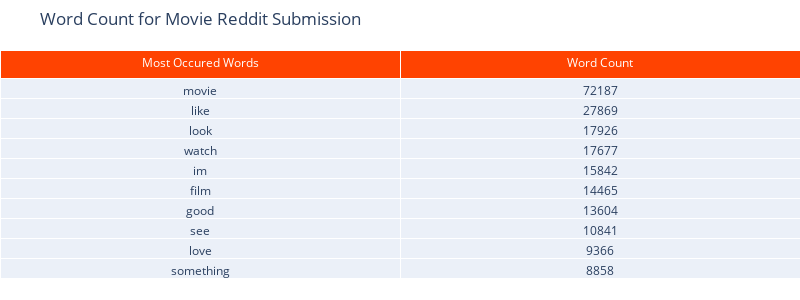

Notebook code cell kept with this figure:
### Code cell
import plotly.graph_objects as go
import pandas as pd

# Your data
data = {'word': ['movie', 'like', 'look', 'watch', 'im', 'film', 'good', 'see', 'love', 'something'],
        'count': [72187, 27869, 17926, 17677, 15842, 14465, 13604, 10841, 9366, 8858]}

df = pd.DataFrame(data)

# Create a Plotly table
fig = go.Figure(data=[go.Table(
    header=dict(values=['Most Occured Words', 'Word Count'],
                fill_color='#FF4301',
                font=dict(color='white', size=12)),
    cells=dict(values=[df['word'], df['count']])
)])

# Update layout
fig.update_layout(
    title='Word Count for Movie Reddit Submission',
    margin=dict(l=0, r=0, t=50, b=0),
    paper_bgcolor="White",
    width=800, 
    height=300 
)

fig.write_html(f"../../data/plots/word_count_table_movie.html")

# Show the figure
fig.show()

### Figure 1 — Plotly figure (JSON) as saved in the notebook; plotly's stock layout.template omitted (floating-point values rounded to 4 significant figures)
{"data": [{"cells": {"values": [["movie", "like", "look", "watch", "im", "film", "good", "see", "love", "something"], [72187, 27869, 17926, 17677, 15842, 14465, 13604, 10841, 9366, 8858]]}, "header": {"fill": {"color": "#FF4301"}, "font": {"color": "white", "size": 12}, "values": ["Most Occured Words", "Word Count"]}, "type": "table"}], "layout": {"height": 300, "margin": {"b": 0, "l": 0, "r": 0, "t": 50}, "paper_bgcolor": "White", "title": {"text": "Word Count for Movie Reddit Submission"}, "width": 800}}
